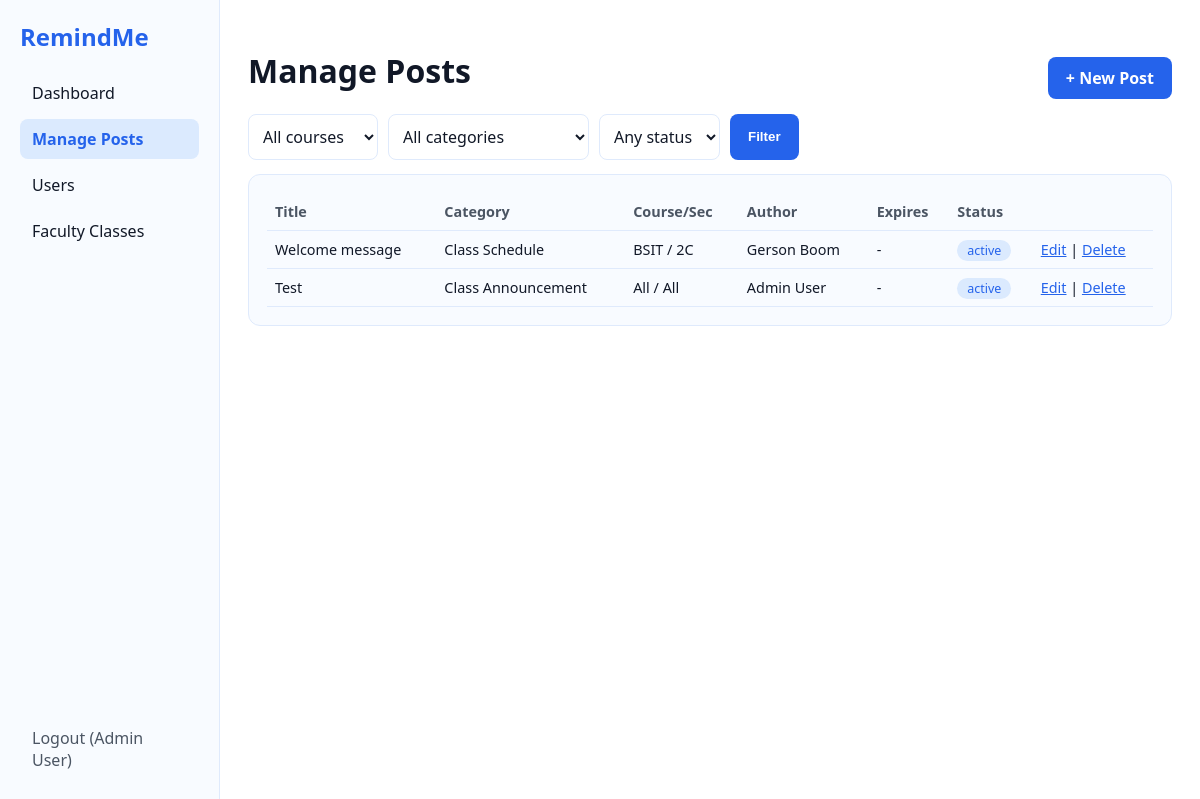
Screenshot of /admin/posts.php (signed in) with the database file from the repository.
### tables this page shows
CREATE TABLE `posts` (
  `id` int(11) NOT NULL,
  `title` varchar(150) NOT NULL,
  `body` text NOT NULL,
  `category_id` int(11) DEFAULT NULL,
  `course_id` int(11) DEFAULT NULL,
  `section` varchar(20) DEFAULT NULL,
  `author_id` int(11) NOT NULL,
  `status` enum('active','archived') DEFAULT 'active',
  `created_at` timestamp NOT NULL DEFAULT current_timestamp(),
  `expires_at` datetime DEFAULT NULL
);

CREATE TABLE `categories` (
  `id` int(11) NOT NULL,
  `name` varchar(50) NOT NULL,
  `for_faculty` tinyint(1) NOT NULL DEFAULT 0
);

CREATE TABLE `courses` (
  `id` int(11) NOT NULL,
  `code` varchar(20) NOT NULL,
  `name` varchar(100) NOT NULL
);

CREATE TABLE `users` (
  `id` int(11) NOT NULL,
  `name` varchar(100) NOT NULL,
  `email` varchar(100) NOT NULL,
  `password` varchar(255) NOT NULL,
  `role` enum('admin','faculty','student') NOT NULL,
  `course_id` int(11) DEFAULT NULL,
  `section` varchar(20) DEFAULT NULL,
  `created_at` timestamp NOT NULL DEFAULT current_timestamp()
);

### config.php (called while the page is built, shortened)
<?php
function e($s) { return htmlspecialchars((string)$s, ENT_QUOTES, 'UTF-8'); }

### admin/posts.php (the view, shortened to what this page needs)
<?php
require '../config.php';
$cats    = $conn->query("SELECT * FROM categories")->fetch_all(MYSQLI_ASSOC);
$courses = $conn->query("SELECT * FROM courses")->fetch_all(MYSQLI_ASSOC);
$where = ['1=1']; $params = []; $types = '';
$sql = "SELECT p.*, c.name AS category, co.code AS course, u.name AS author FROM posts p
  LEFT JOIN categories c ON c.id=p.category_id LEFT JOIN courses co ON co.id=p.course_id
  JOIN users u ON u.id=p.author_id WHERE " . implode(' AND ', $where) . " ORDER BY p.created_at DESC";
$st = $conn->prepare($sql);
$st->execute(); $posts = $st->get_result();
?>
<!DOCTYPE html><html lang="en"><head><meta charset="UTF-8">
<title>Manage Posts</title><link rel="stylesheet" href="../assets/style.css"></head>
<body class="layout">
<?php include '../includes/admin_nav.php'; ?>
<main>
  <div class="row"><h1>Manage Posts</h1><a class="btn" href="?action=new">+ New Post</a></div>
  <form class="filters" method="get">
    <select name="f_course"><option value="">All courses</option>
      <?php foreach ($courses as $c): ?><option value="<?= $c['id'] ?>" <?= ($_GET['f_course'] ?? '') == $c['id'] ? 'selected' : '' ?>><?= e($c['code']) ?></option><?php endforeach; ?></select>
    <select name="f_category"><option value="">All categories</option>
      <?php foreach ($cats as $c): ?><option value="<?= $c['id'] ?>" <?= ($_GET['f_category'] ?? '') == $c['id'] ? 'selected' : '' ?>><?= e($c['name']) ?></option><?php endforeach; ?></select>
    <select name="f_status"><option value="">Any status</option>
      <option value="archived" <?= ($_GET['f_status'] ?? '') === 'archived' ? 'selected' : '' ?>>Archived</option></select>
    <button class="btn" type="submit">Filter</button>
  </form>
  <div class="panel">
    <table>
      <tr><th>Title</th><th>Category</th><th>Course/Sec</th><th>Author</th><th>Expires</th><th>Status</th><th></th></tr>
      <?php while ($p = $posts->fetch_assoc()): ?>
      <tr>
        <td><?= e($p['title']) ?></td><td><?= e($p['category'] ?? '-') ?></td>
        <td><?= e($p['course'] ?? 'All') ?> / <?= e($p['section'] ?? 'All') ?></td>
        <td><?= e($p['author']) ?></td><td><?= e($p['expires_at'] ?? '-') ?></td>
        <td><span class="tag <?= $p['status'] ?>"><?= e($p['status']) ?></span></td>
        <td><a href="?edit=<?= $p['id'] ?>">Edit</a> |
            <a href="?delete=<?= $p['id'] ?>" onclick="return confirm('Delete this post?')">Delete</a></td>
      </tr>
      <?php endwhile; ?>
    </table>
  </div>
</main></body></html>

### assets/style.css (style rules this page uses)
:root { --bg:#ffffff; --panel:#f8fbff; --line:#dfeafc; --text:#111827; --muted:#4b5563; --accent:#2563eb; --accent-soft:#dbeafe; --accent-strong:#1d4ed8; --button-text:#ffffff; }
* { box-sizing:border-box }
body { margin:0;font-family:system-ui,Segoe UI,Arial,sans-serif;background:var(--bg);color:var(--text) }
a { color:var(--accent) }
input,select,textarea { width:100%;padding:10px;border-radius:8px;border:1px solid var(--line);background:#ffffff;color:var(--text);font:inherit }
.btn { display:inline-block;padding:10px 18px;border:0;border-radius:8px;background:var(--accent);color:var(--button-text);font-weight:700;cursor:pointer;text-decoration:none;margin-top:14px }
.layout { display:flex;min-height:100vh }
main { flex:1;padding:28px;min-width:0;background:#fff }
.panel { background:var(--panel);border:1px solid var(--line);border-radius:12px;padding:18px;margin-bottom:18px;overflow-x:auto }
.row { display:flex;justify-content:space-between;align-items:center;gap:10px }
.filters { display:flex;gap:10px;flex-wrap:wrap;margin-bottom:14px }
.filters select { width:auto }
.filters .btn { margin:0 }
table { width:100%;border-collapse:collapse }
th,td { text-align:left;padding:9px 8px;border-bottom:1px solid var(--line);font-size:.9rem }
th { color:var(--muted);font-weight:600 }
.tag { padding:2px 10px;border-radius:99px;font-size:.78rem }
.tag.active { background:#dbeafe;color:var(--accent) }

### rows the page displays
posts: title "Welcome message", category.name "Class Schedule", course.code "BSIT", section "2C", author.name "Gerson Boom", expires_at "-", status "active"
posts: title "Test", category.name "Class Announcement", course "All", section "All", author.name "Admin User", expires_at "-", status "active"

### other values shown
$_SESSION['user']['name'] "Admin User"
